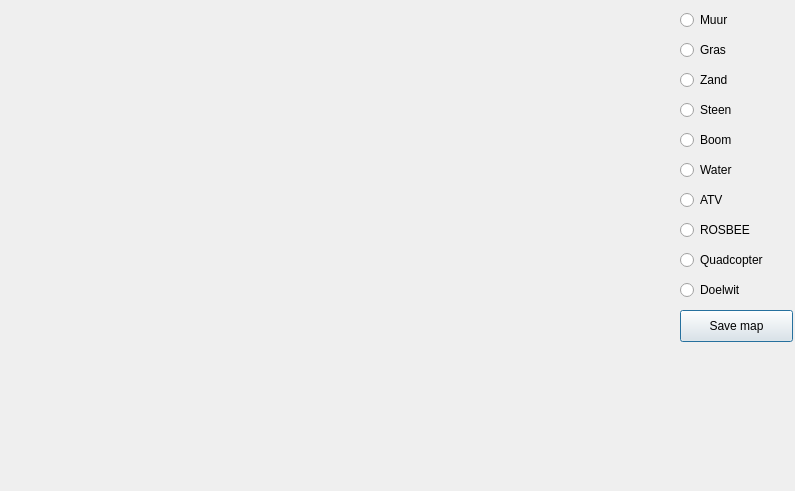
<?xml version="1.0" encoding="UTF-8"?>
<ui version="4.0">
 <class>MapDisplay</class>
 <widget class="QDialog" name="MapDisplay">
  <property name="geometry">
   <rect>
    <x>0</x>
    <y>0</y>
    <width>795</width>
    <height>491</height>
   </rect>
  </property>
  <property name="windowTitle">
   <string>Dialog</string>
  </property>
  <widget class="QRadioButton" name="wallButton">
   <property name="geometry">
    <rect>
     <x>680</x>
     <y>10</y>
     <width>102</width>
     <height>20</height>
    </rect>
   </property>
   <property name="text">
    <string>Muur</string>
   </property>
  </widget>
  <widget class="QRadioButton" name="grassButton">
   <property name="geometry">
    <rect>
     <x>680</x>
     <y>40</y>
     <width>102</width>
     <height>20</height>
    </rect>
   </property>
   <property name="text">
    <string>Gras</string>
   </property>
  </widget>
  <widget class="QRadioButton" name="sandButton">
   <property name="geometry">
    <rect>
     <x>680</x>
     <y>70</y>
     <width>102</width>
     <height>20</height>
    </rect>
   </property>
   <property name="text">
    <string>Zand</string>
   </property>
  </widget>
  <widget class="QRadioButton" name="stoneButton">
   <property name="geometry">
    <rect>
     <x>680</x>
     <y>100</y>
     <width>102</width>
     <height>20</height>
    </rect>
   </property>
   <property name="text">
    <string>Steen</string>
   </property>
  </widget>
  <widget class="QRadioButton" name="treeButton">
   <property name="geometry">
    <rect>
     <x>680</x>
     <y>130</y>
     <width>102</width>
     <height>20</height>
    </rect>
   </property>
   <property name="text">
    <string>Boom</string>
   </property>
  </widget>
  <widget class="QRadioButton" name="waterButton">
   <property name="geometry">
    <rect>
     <x>680</x>
     <y>160</y>
     <width>102</width>
     <height>20</height>
    </rect>
   </property>
   <property name="text">
    <string>Water</string>
   </property>
  </widget>
  <widget class="QRadioButton" name="atvButton">
   <property name="geometry">
    <rect>
     <x>680</x>
     <y>190</y>
     <width>102</width>
     <height>20</height>
    </rect>
   </property>
   <property name="text">
    <string>ATV</string>
   </property>
  </widget>
  <widget class="QRadioButton" name="rosbeeButton">
   <property name="geometry">
    <rect>
     <x>680</x>
     <y>220</y>
     <width>102</width>
     <height>20</height>
    </rect>
   </property>
   <property name="text">
    <string>ROSBEE</string>
   </property>
  </widget>
  <widget class="QRadioButton" name="quadButton">
   <property name="geometry">
    <rect>
     <x>680</x>
     <y>250</y>
     <width>102</width>
     <height>20</height>
    </rect>
   </property>
   <property name="text">
    <string>Quadcopter</string>
   </property>
  </widget>
  <widget class="QRadioButton" name="objectiveButton">
   <property name="geometry">
    <rect>
     <x>680</x>
     <y>280</y>
     <width>102</width>
     <height>20</height>
    </rect>
   </property>
   <property name="text">
    <string>Doelwit</string>
   </property>
  </widget>
  <widget class="QPushButton" name="saveButton">
   <property name="geometry">
    <rect>
     <x>680</x>
     <y>310</y>
     <width>113</width>
     <height>32</height>
    </rect>
   </property>
   <property name="text">
    <string>Save map</string>
   </property>
  </widget>
 </widget>
 <resources/>
 <connections/>
</ui>
